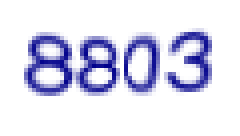
#> input picture 1009/13-44-43.png, 60 x 34 px (shown 4 times larger); its folder holds only this picture in this run
$ jupyter execute --allow-errors Proj.ipynb   (Python 2 division)
#> lines starting #> are read from the running program, lines starting #| are printed output that depends on the picture; after the words box and inside, x2 and y2 are one past the last pixel; in counts of white or black regions, pixels touching at a corner belong together
#Report
The algorithm chosen:
- we choose knn to classify because it is easy and fast
- we attempt to use svd, but it does not work and there is no time left to try other algorithm since Time will go to the beach with his  - girls
- “I’m sorry” (Time,2015)
-------------
###How the project begin:
- we use selenium webdriver to get the 900 captcha pattern from MUIC SKY system
    - now we get 900*4 training set
    - yes, it is bad, but we did it anyway
    - we are so sorry
- we write a program to crop each digit out of the picture by the size of 18*12 pixels
    - we get the size by using Gimp(open source) to put 30 of captchas on the same image then try to get the grid that we get the most out of digit while it is not overlap others
- Next, we write a program to create training data set
    - by manually label each digit from images
        -so we can use those to train with knn
        - knn actually group the unknown digits to the k-nth known neighbor that we have trained earlier.
- Next, we use selenium web driver to get to the SKY
    - get the captcha image and then classify with knn
    - then automatically fill it
- now, we have an automatic login script for SKY system

###The benefit of this project is not to auto-login into sky system
we actually have learn something really new. We have learn that we will not be able to use SVD to get a good sets of coefficient to represent the digits since the cropped number is not located in the middle of cropped images.

[cell 1]
import time
from time import gmtime, strftime
import urllib
import datetime
from selenium import webdriver
from selenium.common.exceptions import NoSuchElementException

##Install selenium first
 - pip install selenium

#Get Captcha
This is for getting captchas from SKY

#> (a cell that did not finish here is left out)

#Handmade labelling section
labor work here we get the image -> transfer to array, then slice to 4 digits with the size of approximately 18*12, we also paded value of 1s in to second and third digits because we want to keep dimention of all digits same, but originaly these two digits located in the middle are actually slimmer than the first and last digit ,we transfer each digit from 2d array to 1d array so we can keep all digit as big matrix in single file, then show the digits and labor will fill the number then keep those in .csv file
we actually have 2 cases due to different array dimension from PNG image
 - case 1 rarely found

[cell 3]
from scipy import misc
from matplotlib import pyplot as plt
import matplotlib.cm as cm
import Image
import numpy as np
import csv

from glob import glob
fnames = glob('1009/*.png')


for name in fnames:
    pic = Image.open(name)
#> pic is the input picture: PIL image 60x34 RGBA; mean R, G, B, A 0, 0, 42.9, 32.9

    picarray = np.asarray(pic)
    bluecheck = 55080
    tow_d = picarray[:,:,3]
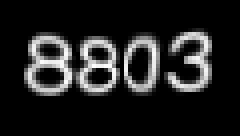
#> tow_d: shape (34, 60) (shown 4 times larger); min 0, max 253, mean 32.9

    firstnum = tow_d[8:26,7:19]

    secondnum = tow_d[8:26,19:30]#need pad 1s
    paded_secondnum = np.zeros((secondnum.shape[0], secondnum.shape[1]+1))
    paded_secondnum[:,:secondnum.shape[1]] = secondnum

    thirdnum = tow_d[8:26,30:40]#need 2 colum paded 1s
    paded_thirdnum = np.zeros((thirdnum.shape[0], thirdnum.shape[1]+2))
    paded_thirdnum[:,:thirdnum.shape[1]] = thirdnum

    fouthnum = tow_d[8:26,40:52]

    one_d1 = firstnum.reshape(216)
#> one_d1 = 216 values, max 251 at index 153, min 0 at index 0, mean 93.69
    one_d2 = paded_secondnum.reshape(216)
    one_d3 = paded_thirdnum.reshape(216)
    one_d4 = fouthnum.reshape(216)
#> one_d4 = 216 values, max 245 at index 81, min 0 at index 0, mean 71.55

    tow_d2 = picarray[:,:,2]
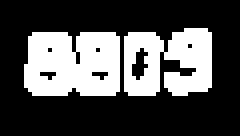
#> tow_d2: shape (34, 60) (shown 4 times larger); values 0 (black) and 139 (white), 30.8% white; 2 white regions, box (x1, y1, x2, y2) and area: (6, 8, 30, 24) 344, (31, 7, 53, 24) 285

    firstnum2 = tow_d2[8:26,7:19]

    secondnum2 = tow_d2[8:26,19:30] #need 1 colum to pad 1s
    paded_secondnum2 = np.zeros((secondnum2.shape[0], secondnum2.shape[1]+1))
    paded_secondnum2[:,:secondnum2.shape[1]] = secondnum2[:,:]

    thirdnum2 = tow_d2[8:26,30:40] #need 2 colum to pad 1s
    paded_thirdnum2 = np.zeros((thirdnum2.shape[0], thirdnum2.shape[1]+2))
    paded_thirdnum2[:,:thirdnum2.shape[1]] = thirdnum2

    fouthnum2 = tow_d2[8:26,40:52]

    one_d12 = firstnum2.reshape(216)
#> one_d12 = 216 values, max 139 at index 1, min 0 at index 0, mean 112.6
    one_d22 = paded_secondnum2.reshape(216)
    one_d32 = paded_thirdnum2.reshape(216)
    one_d42 = fouthnum2.reshape(216)
#> one_d42 = 216 values, max 139 at index 3, min 0 at index 0, mean 92.67


    one_d12[one_d12==255] = 0
    one_d22[one_d22==255] = 0
    one_d32[one_d32==255] = 0
    one_d42[one_d42==255] = 0

    firstnum2=one_d12.reshape(18,12)

    if(np.sum(np.sum(firstnum, axis=0)) == bluecheck):
        print "case1"
        f = plt.figure()
        f.add_subplot(2,2,1)
        plt.imshow(one_d12.reshape(18,12))
        f.add_subplot(2,2,2)
        plt.imshow(one_d22.reshape(18,12))
        f.add_subplot(2,2,3)
        plt.imshow(one_d32.reshape(18,12))
        f.add_subplot(2,2,4)
        plt.imshow(one_d42.reshape(18,12))
        plt.show()

        with open('blog1009.csv', 'ab') as csvfile:
            spamwriter = csv.writer(csvfile, delimiter=',',quotechar='|', quoting=csv.QUOTE_MINIMAL)
            blogwrite = np.zeros((4, 217))
            a = raw_input('gimme 4 ').split(' ')
            blogwrite[0,1:] = one_d12
            blogwrite[1,1:] = one_d22
            blogwrite[2,1:] = one_d32
            blogwrite[3,1:] = one_d42
            blogwrite[:,0] = a
            spamwriter.writerows(blogwrite)

    else:
        print "case2"
        f = plt.figure()
        f.add_subplot(2,2,1)
        plt.imshow(one_d1.reshape(18,12))
        f.add_subplot(2,2,2)
        plt.imshow(one_d2.reshape(18,12))
        f.add_subplot(2,2,3)
        plt.imshow(one_d3.reshape(18,12))
        f.add_subplot(2,2,4)
        plt.imshow(one_d4.reshape(18,12))
        plt.show()
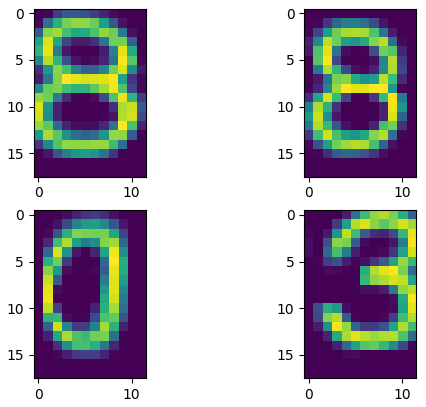
#> figure drawn by matplotlib, 4 panels

        with open('blog1009.csv', 'ab') as csvfile:
            spamwriter = csv.writer(csvfile, delimiter=',',quotechar='|', quoting=csv.QUOTE_MINIMAL)
            blogwrite = np.zeros((4, 217))
            a = raw_input('gimme 4 ').split(' ')
            blogwrite[0,1:] = one_d1
            blogwrite[1,1:] = one_d2
            blogwrite[2,1:] = one_d3
            blogwrite[3,1:] = one_d4
            blogwrite[:,0] = a
            spamwriter.writerows(blogwrite)
